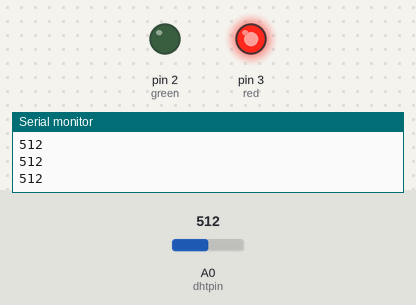
The sketch below on a simulated Arduino Uno, built with avr-gcc and run on an emulated ATmega328P. Parts: output pins drawn as LEDs (lit = HIGH), the last lines printed to the serial monitor. Inputs (shaded band) come from the test bench; at power-on: A0 (dhtpin) = 512.

Above: at 1.2 s.
1.3 s: A0 (dhtpin) set to 4
2.8 s: A0 (dhtpin) set to 1
At 3.5 s:
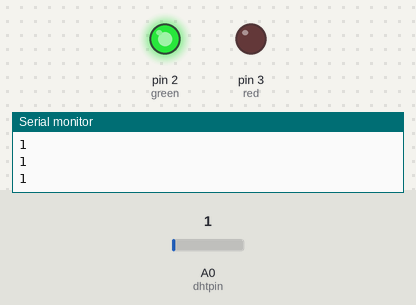
4.3 s: A0 (dhtpin) set to 122
At 4.7 s:
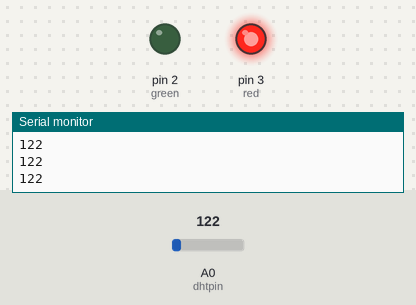
5.8 s: A0 (dhtpin) set to 0
At 7.1 s:
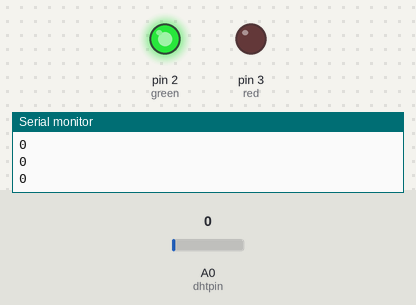
Timing chart, 0 to 8.3 s (numbered marks = the images above; inputs shaded):
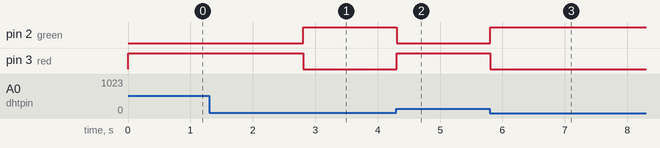

Measured:
- the behaviour switches between 3 and 2 on A0 (dhtpin) (found by bisection; images 0 and 1)
- after the input at 2.8 s, pin 2 (green): LOW → HIGH at once; pin 3 (red): HIGH → LOW at once
- after the input at 4.3 s, pin 2 (green): HIGH → LOW at once; pin 3 (red): LOW → HIGH at once
- after the input at 5.8 s, pin 2 (green): LOW → HIGH at once; pin 3 (red): HIGH → LOW at once

The sketch:

activity_1.ino
```cpp
#include <dht.h>
#define dhtpin A0
dht DHT;
int red = 3;
int green = 2;
void setup() {
  // put your setup code here, to run once:
  Serial.begin(9600);
  pinMode(red, OUTPUT);
  pinMode(green, OUTPUT);
  pinMode(A0, OUTPUT);
}

void loop() {
  // put your main code here, to run repeatedly:
  int a = analogRead(A0);
  Serial.println(a);

  if(a <= 2){
    digitalWrite(red, LOW);
    digitalWrite(green, HIGH);
  } else {
    digitalWrite(red, HIGH);
    digitalWrite(green, LOW);
  }
  }
```
